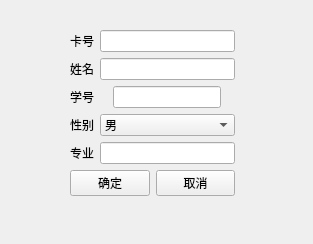
<?xml version="1.0" encoding="UTF-8"?>
<ui version="4.0">
 <class>addUser</class>
 <widget class="QWidget" name="addUser">
  <property name="geometry">
   <rect>
    <x>0</x>
    <y>0</y>
    <width>313</width>
    <height>244</height>
   </rect>
  </property>
  <property name="windowTitle">
   <string>Form</string>
  </property>
  <widget class="QWidget" name="">
   <property name="geometry">
    <rect>
     <x>70</x>
     <y>30</y>
     <width>165</width>
     <height>172</height>
    </rect>
   </property>
   <layout class="QVBoxLayout" name="verticalLayout">
    <item>
     <layout class="QGridLayout" name="gridLayout">
      <item row="4" column="0">
       <widget class="QLabel" name="label_4">
        <property name="text">
         <string>性别</string>
        </property>
       </widget>
      </item>
      <item row="2" column="0">
       <widget class="QLabel" name="label">
        <property name="text">
         <string>姓名</string>
        </property>
       </widget>
      </item>
      <item row="3" column="1" alignment="Qt::AlignHCenter">
       <widget class="QLineEdit" name="userNumber"/>
      </item>
      <item row="3" column="0">
       <widget class="QLabel" name="label_2">
        <property name="text">
         <string>学号</string>
        </property>
       </widget>
      </item>
      <item row="5" column="1">
       <widget class="QLineEdit" name="major"/>
      </item>
      <item row="2" column="1">
       <widget class="QLineEdit" name="userName"/>
      </item>
      <item row="4" column="1" alignment="Qt::AlignVCenter">
       <widget class="QComboBox" name="sex">
        <item>
         <property name="text">
          <string>男</string>
         </property>
        </item>
        <item>
         <property name="text">
          <string>女</string>
         </property>
        </item>
       </widget>
      </item>
      <item row="5" column="0">
       <widget class="QLabel" name="label_3">
        <property name="text">
         <string>专业</string>
        </property>
       </widget>
      </item>
      <item row="1" column="1">
       <widget class="QLineEdit" name="CardID">
        <property name="readOnly">
         <bool>true</bool>
        </property>
       </widget>
      </item>
      <item row="1" column="0">
       <widget class="QLabel" name="label_5">
        <property name="text">
         <string>卡号</string>
        </property>
       </widget>
      </item>
     </layout>
    </item>
    <item>
     <layout class="QFormLayout" name="formLayout">
      <item row="0" column="0">
       <widget class="QPushButton" name="dialog_true">
        <property name="text">
         <string>确定</string>
        </property>
       </widget>
      </item>
      <item row="0" column="1">
       <widget class="QPushButton" name="dialog_false">
        <property name="text">
         <string>取消</string>
        </property>
       </widget>
      </item>
     </layout>
    </item>
   </layout>
  </widget>
 </widget>
 <resources/>
 <connections/>
</ui>
